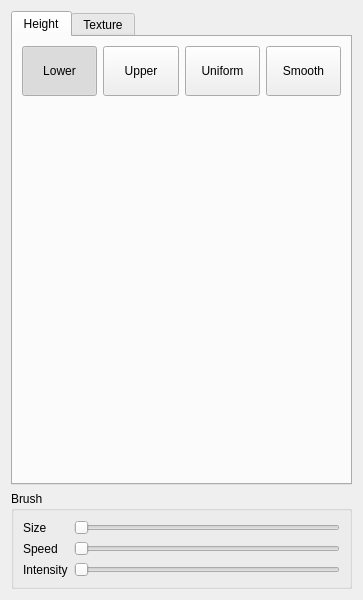
<?xml version="1.0" encoding="UTF-8"?>
<ui version="4.0">
 <class>Terrain</class>
 <widget class="QWidget" name="Terrain">
  <property name="enabled">
   <bool>true</bool>
  </property>
  <property name="geometry">
   <rect>
    <x>0</x>
    <y>0</y>
    <width>363</width>
    <height>600</height>
   </rect>
  </property>
  <property name="windowTitle">
   <string>Form</string>
  </property>
  <layout class="QVBoxLayout" name="verticalLayout">
   <item>
    <widget class="QTabWidget" name="tabWidget">
     <property name="sizePolicy">
      <sizepolicy hsizetype="Expanding" vsizetype="Expanding">
       <horstretch>0</horstretch>
       <verstretch>0</verstretch>
      </sizepolicy>
     </property>
     <property name="currentIndex">
      <number>0</number>
     </property>
     <widget class="QWidget" name="tab">
      <property name="sizePolicy">
       <sizepolicy hsizetype="Preferred" vsizetype="Expanding">
        <horstretch>0</horstretch>
        <verstretch>0</verstretch>
       </sizepolicy>
      </property>
      <property name="accessibleName">
       <string/>
      </property>
      <attribute name="title">
       <string>Height</string>
      </attribute>
      <layout class="QGridLayout" name="gridLayout_2">
       <item row="0" column="0">
        <widget class="QPushButton" name="btnLower">
         <property name="sizePolicy">
          <sizepolicy hsizetype="Ignored" vsizetype="Fixed">
           <horstretch>0</horstretch>
           <verstretch>0</verstretch>
          </sizepolicy>
         </property>
         <property name="minimumSize">
          <size>
           <width>0</width>
           <height>50</height>
          </size>
         </property>
         <property name="maximumSize">
          <size>
           <width>16777215</width>
           <height>16777215</height>
          </size>
         </property>
         <property name="baseSize">
          <size>
           <width>0</width>
           <height>50</height>
          </size>
         </property>
         <property name="layoutDirection">
          <enum>Qt::LeftToRight</enum>
         </property>
         <property name="text">
          <string>Lower</string>
         </property>
         <property name="checkable">
          <bool>true</bool>
         </property>
         <property name="checked">
          <bool>true</bool>
         </property>
         <attribute name="buttonGroup">
          <string notr="true">buttonGroup</string>
         </attribute>
        </widget>
       </item>
       <item row="0" column="3">
        <widget class="QPushButton" name="btnUniform">
         <property name="sizePolicy">
          <sizepolicy hsizetype="Ignored" vsizetype="Fixed">
           <horstretch>0</horstretch>
           <verstretch>0</verstretch>
          </sizepolicy>
         </property>
         <property name="minimumSize">
          <size>
           <width>0</width>
           <height>50</height>
          </size>
         </property>
         <property name="maximumSize">
          <size>
           <width>16777215</width>
           <height>16777215</height>
          </size>
         </property>
         <property name="baseSize">
          <size>
           <width>0</width>
           <height>50</height>
          </size>
         </property>
         <property name="layoutDirection">
          <enum>Qt::LeftToRight</enum>
         </property>
         <property name="text">
          <string>Uniform</string>
         </property>
         <property name="checkable">
          <bool>true</bool>
         </property>
         <attribute name="buttonGroup">
          <string notr="true">buttonGroup</string>
         </attribute>
        </widget>
       </item>
       <item row="0" column="4">
        <widget class="QPushButton" name="btnSmooth">
         <property name="sizePolicy">
          <sizepolicy hsizetype="Ignored" vsizetype="Fixed">
           <horstretch>0</horstretch>
           <verstretch>0</verstretch>
          </sizepolicy>
         </property>
         <property name="minimumSize">
          <size>
           <width>0</width>
           <height>50</height>
          </size>
         </property>
         <property name="maximumSize">
          <size>
           <width>16777215</width>
           <height>16777215</height>
          </size>
         </property>
         <property name="baseSize">
          <size>
           <width>0</width>
           <height>50</height>
          </size>
         </property>
         <property name="layoutDirection">
          <enum>Qt::LeftToRight</enum>
         </property>
         <property name="text">
          <string>Smooth</string>
         </property>
         <property name="checkable">
          <bool>true</bool>
         </property>
         <attribute name="buttonGroup">
          <string notr="true">buttonGroup</string>
         </attribute>
        </widget>
       </item>
       <item row="0" column="1">
        <widget class="QPushButton" name="btnUpper">
         <property name="sizePolicy">
          <sizepolicy hsizetype="Ignored" vsizetype="Fixed">
           <horstretch>0</horstretch>
           <verstretch>0</verstretch>
          </sizepolicy>
         </property>
         <property name="minimumSize">
          <size>
           <width>0</width>
           <height>50</height>
          </size>
         </property>
         <property name="maximumSize">
          <size>
           <width>16777215</width>
           <height>16777215</height>
          </size>
         </property>
         <property name="baseSize">
          <size>
           <width>0</width>
           <height>50</height>
          </size>
         </property>
         <property name="layoutDirection">
          <enum>Qt::LeftToRight</enum>
         </property>
         <property name="text">
          <string>Upper</string>
         </property>
         <property name="checkable">
          <bool>true</bool>
         </property>
         <attribute name="buttonGroup">
          <string notr="true">buttonGroup</string>
         </attribute>
        </widget>
       </item>
       <item row="1" column="3">
        <spacer name="verticalSpacer">
         <property name="orientation">
          <enum>Qt::Vertical</enum>
         </property>
         <property name="sizeHint" stdset="0">
          <size>
           <width>20</width>
           <height>40</height>
          </size>
         </property>
        </spacer>
       </item>
      </layout>
     </widget>
     <widget class="QWidget" name="tab_2">
      <attribute name="title">
       <string>Texture</string>
      </attribute>
      <layout class="QVBoxLayout" name="verticalLayout_2">
       <item>
        <widget class="QComboBox" name="cmbMaterial"/>
       </item>
       <item>
        <widget class="QTableView" name="tableLayers">
         <property name="sizePolicy">
          <sizepolicy hsizetype="Expanding" vsizetype="Preferred">
           <horstretch>0</horstretch>
           <verstretch>1</verstretch>
          </sizepolicy>
         </property>
         <property name="autoScroll">
          <bool>true</bool>
         </property>
         <property name="alternatingRowColors">
          <bool>false</bool>
         </property>
         <property name="selectionMode">
          <enum>QAbstractItemView::SingleSelection</enum>
         </property>
         <property name="selectionBehavior">
          <enum>QAbstractItemView::SelectRows</enum>
         </property>
         <property name="iconSize">
          <size>
           <width>64</width>
           <height>64</height>
          </size>
         </property>
         <property name="verticalScrollMode">
          <enum>QAbstractItemView::ScrollPerPixel</enum>
         </property>
         <property name="horizontalScrollMode">
          <enum>QAbstractItemView::ScrollPerPixel</enum>
         </property>
         <property name="showGrid">
          <bool>true</bool>
         </property>
         <property name="gridStyle">
          <enum>Qt::SolidLine</enum>
         </property>
         <property name="sortingEnabled">
          <bool>false</bool>
         </property>
         <property name="cornerButtonEnabled">
          <bool>true</bool>
         </property>
        </widget>
       </item>
       <item>
        <layout class="QHBoxLayout" name="horizontalLayout" stretch="0,0">
         <property name="sizeConstraint">
          <enum>QLayout::SetFixedSize</enum>
         </property>
         <item>
          <widget class="QPushButton" name="pushButton">
           <property name="sizePolicy">
            <sizepolicy hsizetype="Ignored" vsizetype="Fixed">
             <horstretch>0</horstretch>
             <verstretch>0</verstretch>
            </sizepolicy>
           </property>
           <property name="minimumSize">
            <size>
             <width>0</width>
             <height>50</height>
            </size>
           </property>
           <property name="baseSize">
            <size>
             <width>0</width>
             <height>50</height>
            </size>
           </property>
           <property name="text">
            <string>Paint</string>
           </property>
           <attribute name="buttonGroup">
            <string notr="true">buttonGroup</string>
           </attribute>
          </widget>
         </item>
         <item>
          <widget class="QPushButton" name="pushButton_2">
           <property name="sizePolicy">
            <sizepolicy hsizetype="Ignored" vsizetype="Fixed">
             <horstretch>0</horstretch>
             <verstretch>0</verstretch>
            </sizepolicy>
           </property>
           <property name="minimumSize">
            <size>
             <width>0</width>
             <height>50</height>
            </size>
           </property>
           <property name="baseSize">
            <size>
             <width>0</width>
             <height>50</height>
            </size>
           </property>
           <property name="text">
            <string>Erase</string>
           </property>
           <attribute name="buttonGroup">
            <string notr="true">buttonGroup</string>
           </attribute>
          </widget>
         </item>
        </layout>
       </item>
      </layout>
     </widget>
    </widget>
   </item>
   <item>
    <widget class="QGroupBox" name="groupBox">
     <property name="sizePolicy">
      <sizepolicy hsizetype="Preferred" vsizetype="Preferred">
       <horstretch>0</horstretch>
       <verstretch>0</verstretch>
      </sizepolicy>
     </property>
     <property name="title">
      <string>Brush</string>
     </property>
     <layout class="QFormLayout" name="formLayout">
      <property name="fieldGrowthPolicy">
       <enum>QFormLayout::AllNonFixedFieldsGrow</enum>
      </property>
      <item row="0" column="0">
       <widget class="QLabel" name="label_5">
        <property name="text">
         <string>Size</string>
        </property>
       </widget>
      </item>
      <item row="0" column="1">
       <widget class="QSlider" name="sliderSize">
        <property name="sizePolicy">
         <sizepolicy hsizetype="Expanding" vsizetype="Fixed">
          <horstretch>1</horstretch>
          <verstretch>0</verstretch>
         </sizepolicy>
        </property>
        <property name="orientation">
         <enum>Qt::Horizontal</enum>
        </property>
       </widget>
      </item>
      <item row="1" column="0">
       <widget class="QLabel" name="label_6">
        <property name="text">
         <string>Speed</string>
        </property>
       </widget>
      </item>
      <item row="1" column="1">
       <widget class="QSlider" name="sliderSpeed">
        <property name="orientation">
         <enum>Qt::Horizontal</enum>
        </property>
       </widget>
      </item>
      <item row="2" column="0">
       <widget class="QLabel" name="label_7">
        <property name="text">
         <string>Intensity</string>
        </property>
       </widget>
      </item>
      <item row="2" column="1">
       <widget class="QSlider" name="sliderIntensity">
        <property name="orientation">
         <enum>Qt::Horizontal</enum>
        </property>
       </widget>
      </item>
     </layout>
    </widget>
   </item>
  </layout>
 </widget>
 <resources>
  <include location="../resources/resources.qrc"/>
 </resources>
 <connections>
  <connection>
   <sender>sliderSize</sender>
   <signal>valueChanged(int)</signal>
   <receiver>Terrain</receiver>
   <slot>sizeSliderChanged()</slot>
   <hints>
    <hint type="sourcelabel">
     <x>233</x>
     <y>530</y>
    </hint>
    <hint type="destinationlabel">
     <x>3</x>
     <y>200</y>
    </hint>
   </hints>
  </connection>
  <connection>
   <sender>sliderSpeed</sender>
   <signal>valueChanged(int)</signal>
   <receiver>Terrain</receiver>
   <slot>speedSliderChanged()</slot>
   <hints>
    <hint type="sourcelabel">
     <x>230</x>
     <y>555</y>
    </hint>
    <hint type="destinationlabel">
     <x>244</x>
     <y>209</y>
    </hint>
   </hints>
  </connection>
  <connection>
   <sender>sliderIntensity</sender>
   <signal>valueChanged(int)</signal>
   <receiver>Terrain</receiver>
   <slot>intensitySliderChanged()</slot>
   <hints>
    <hint type="sourcelabel">
     <x>269</x>
     <y>580</y>
    </hint>
    <hint type="destinationlabel">
     <x>359</x>
     <y>289</y>
    </hint>
   </hints>
  </connection>
  <connection>
   <sender>buttonGroup</sender>
   <signal>buttonClicked(QAbstractButton*)</signal>
   <receiver>Terrain</receiver>
   <slot>terrainButtonClicked(QAbstractButton*)</slot>
   <hints>
    <hint type="sourcelabel">
     <x>-1</x>
     <y>-1</y>
    </hint>
    <hint type="destinationlabel">
     <x>121</x>
     <y>265</y>
    </hint>
   </hints>
  </connection>
  <connection>
   <sender>cmbMaterial</sender>
   <signal>currentIndexChanged(int)</signal>
   <receiver>Terrain</receiver>
   <slot>cmbMaterialChanged(int)</slot>
   <hints>
    <hint type="sourcelabel">
     <x>227</x>
     <y>51</y>
    </hint>
    <hint type="destinationlabel">
     <x>306</x>
     <y>1</y>
    </hint>
   </hints>
  </connection>
 </connections>
 <slots>
  <slot>terrainButtonClicked(QAbstractButton*)</slot>
  <slot>sizeSliderChanged()</slot>
  <slot>speedSliderChanged()</slot>
  <slot>intensitySliderChanged()</slot>
  <slot>cmbMaterialChanged(int)</slot>
  <slot>targetLayerClicked(QTableWidgetItem*)</slot>
  <slot>targetLayerDblClicked(QTableWidgetItem*)</slot>
 </slots>
 <buttongroups>
  <buttongroup name="buttonGroup"/>
 </buttongroups>
</ui>
